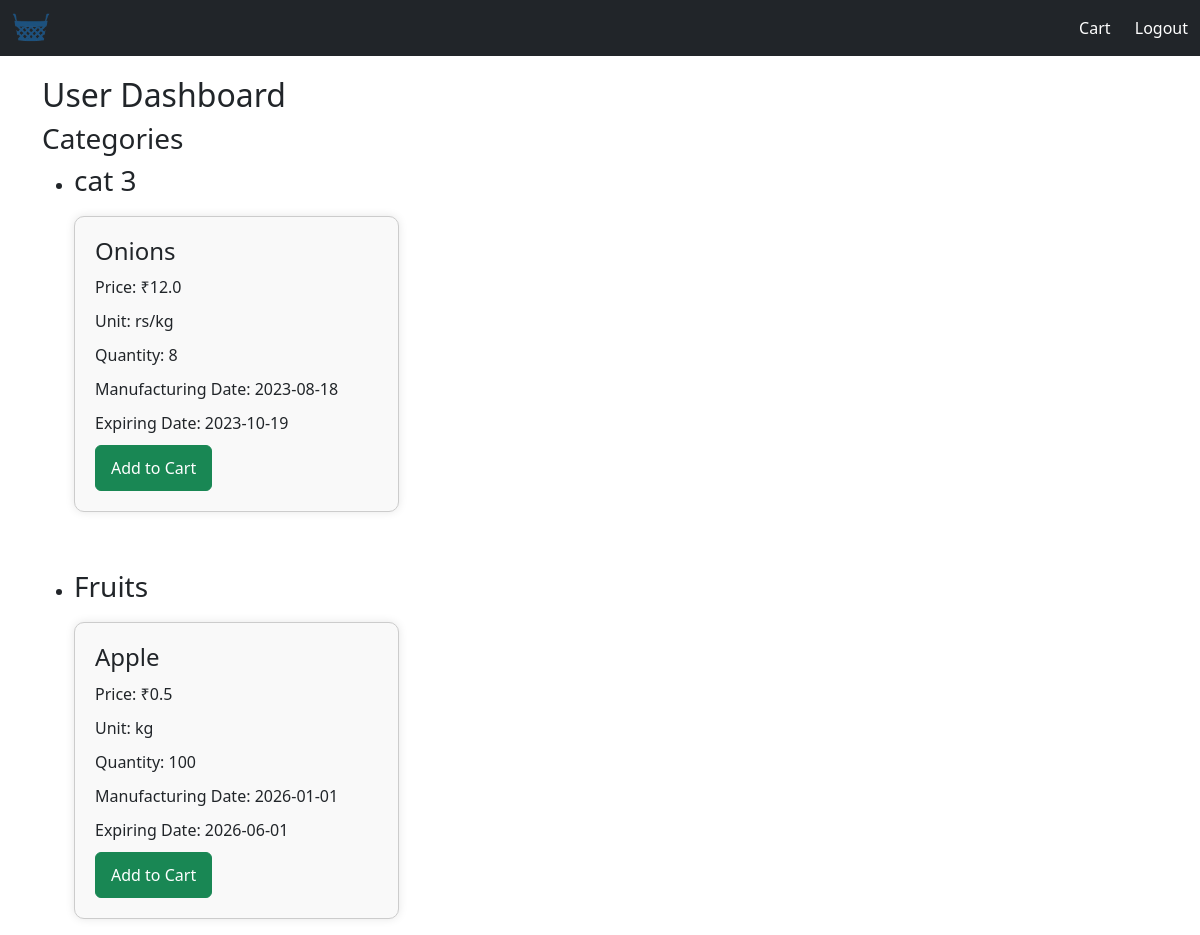
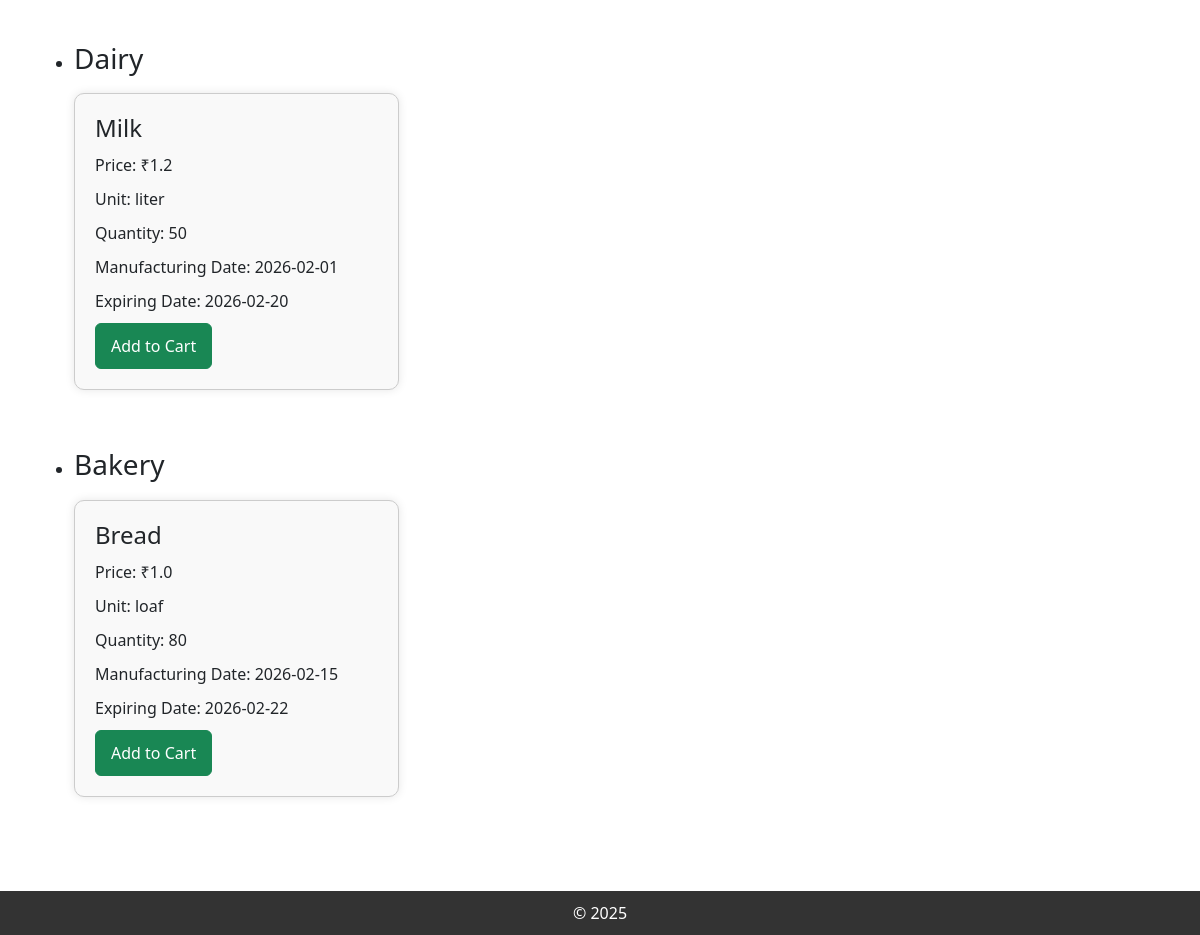
Page /user/dashboard (signed in) on the committed database (2 pictures, top to bottom).
### model.py (models this page shows)
class Category(db.Model):
    __tablename__ = 'category'
    category_id = db.Column(db.Integer, primary_key=True)
    category_name = db.Column(db.String(100), nullable=False)
    total_items_sold = db.Column(db.Integer, default=0)
    total_revenue = db.Column(db.Float, default=0.0)

class Product(db.Model):
    __tablename__ = 'product'
    product_id = db.Column(db.Integer, primary_key=True)
    product_name = db.Column(db.String(100), nullable=False)
    price = db.Column(db.Float, nullable=False)
    quantity = db.Column(db.Integer, nullable=False)
    manufacturing_date = db.Column(db.Date, nullable=True)
    expiring_date = db.Column(db.Date, nullable=True)
    product_image = db.Column(db.String)
    unit = db.Column(db.String(20), nullable=False)
    category_id = db.Column(db.Integer, db.ForeignKey("category.category_id"), nullable=False)
    category = db.relationship('Category', backref='products')
    total_items_sold = db.Column(db.Integer, default=0)
    total_revenue = db.Column(db.Float, default=0.0)

### controller.py (the view)
@app.route('/user/dashboard', methods=['GET'])
def user_dashboard():
    user_id = session.get('user_id')
    if user_id is None:
        return redirect('/login')
    categories = Category.query.all()
    return render_template('user_dashboard.html', categories=categories)

### templates/user_dashboard.html (shortened to what this page needs)
{% extends "user_base.html" %}
{% block content %}
  <div class="container">
    <h2>User Dashboard</h2>
    <h3>Categories</h3>
    <ul>
      {% for category in categories %}
        <li>
          <h3>{{ category.category_name }}</h3>
          <div class="products-container clearfix">
            {% if category.products %}
              {% for product in category.products %}
                <div class="product-container">
                  <h4>{{ product.product_name }}</h4>
                  <p>Price: ₹{{ product.price }}</p>
                  <p>Unit: {{ product.unit }}</p>
                  <p>Quantity: {{ product.quantity }}</p>
                  <p>Manufacturing Date: {{ product.manufacturing_date }}</p>
                  <p>Expiring Date: {{ product.expiring_date }}</p>
                  <form action="{{ url_for('add_to_cart') }}" method="post">
                    {% if product.quantity > 0 %}
                      <button class="btn btn-success" type="submit">Add to Cart</button>
                    {% else %}
                      <p class="text-danger">Out of Stock</p>
                    {% endif %}
                  </form>
                </div>
              {% endfor %}
            {% else %}
              <p>No products available in this category.</p>
            {% endif %}
          </div>
        </li>
        <br>
        <br>
      {% endfor %}
    </ul>
  </div>
  <link rel="stylesheet" type="text/css" href="{{ url_for('static', filename='sty1.css') }}">
{% endblock %}

### templates/user_base.html (shortened to what this page needs)
<!DOCTYPE html>
<html>
<head>
    <link rel="stylesheet" href="https://cdn.jsdelivr.net/npm/bootstrap@5.3.0/dist/css/bootstrap.min.css">
    <link rel="stylesheet" type="text/css" href="{{ url_for('static', filename='sty1.css') }}">
</head>
<body>
    <nav class="navbar navbar-dark bg-dark">
        <div class="container-fluid">
            <div class="logo">
                <a class="navbar-brand" href="/user/dashboard">
                    <img src="{{ url_for('static', filename='pnnn.png') }}" alt="Smart Basket Logo">
                </a>
            </div>
            <div class="options">
                <a href="{{ url_for('user_cart', user_id=session['user_id']) }}">Cart</a>
                <a href="/user/logout">Logout</a>
            </div>
        </div>
    </nav>
    <main>
        {% block content %}{% endblock %}
    </main>
    <footer>
        &copy; 2025
    </footer>
</body>
</html>

### static/sty1.css (style rules this page uses)
nav { position: sticky; top: 0; background-color: #333; color: #fff; padding: 10px; display: flex; justify-content: space-between; align-items: center; }
.logo img { max-height: 40px; }
.options a { color: #fff; margin-left: 20px; text-decoration: none; }
main { padding: 20px; }
footer { background-color: #333; color: #fff; text-align: center; padding: 10px; position: sticky; bottom: 0; }
.products-container { display: flex; flex-wrap: wrap; justify-content: space-between; }
.product-container { border: 1px solid #ccc; padding: 20px; border-radius: 10px; background-color: #f9f9f9; box-shadow: 0 0 10px rgba(0, 0, 0, 0.1); margin: 10px 0; width: 30%; }
.product-container h4 { margin-bottom: 10px; }
.product-container p { margin: 10px 0; }
.product-container form { margin-top: 10px; }
.product-container form .btn-success { padding: 10px 15px; }

### rows in the picture
Category: category_name "cat 3"
Product: product_name "Onions", price "12.0", unit "rs/kg", quantity "8", manufacturing_date "2023-08-18", expiring_date "2023-10-19", shows "Add to Cart"
Category: category_name "Fruits"
Product: product_name "Apple", price "0.5", unit "kg", quantity "100", manufacturing_date "2026-01-01", expiring_date "2026-06-01", shows "Add to Cart"
Category: category_name "Dairy"
Product: product_name "Milk", price "1.2", unit "liter", quantity "50", manufacturing_date "2026-02-01", expiring_date "2026-02-20", shows "Add to Cart"
Category: category_name "Bakery"
Product: product_name "Bread", price "1.0", unit "loaf", quantity "80", manufacturing_date "2026-02-15", expiring_date "2026-02-22", shows "Add to Cart"
